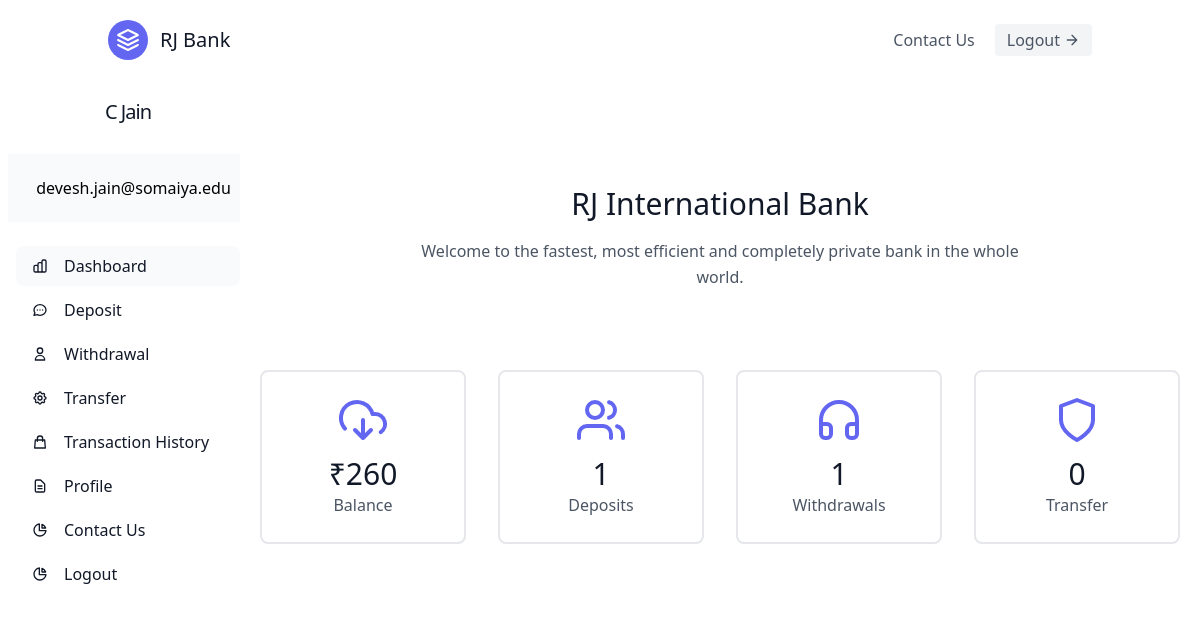
The app's page /Dashboard.php (signed in) with its own data.
### tables this page shows
CREATE TABLE `user_db` (
  `ID` int(11) NOT NULL,
  `Name` varchar(50) NOT NULL,
  `Email` varchar(50) NOT NULL,
  `Phone` varchar(50) NOT NULL,
  `Password` varchar(50) NOT NULL,
  `Type` varchar(50) NOT NULL,
  `Time` datetime NOT NULL DEFAULT current_timestamp()
);

CREATE TABLE `balance` (
  `ID` int(11) NOT NULL,
  `Amount` int(11) NOT NULL,
  `Time` datetime NOT NULL DEFAULT current_timestamp()
);

### Dashboard.php (the view, shortened to what this page needs)
<?php
include('config.php');
$ID=$_SESSION['ID'];
$query3="SELECT * from transfer_record where ID='$ID'";
$result3=mysqli_query($conn,$query3);
$present3=mysqli_num_rows($result3);
if($present3>0){
$Total3=mysqli_num_rows($result3);
}else{
  $Total3=0;
}
$sql="SELECT Amount from balance where ID='$ID'";
$result=mysqli_query($conn,$sql);
$present=mysqli_num_rows($result);
if($present>0)
{
  $row=mysqli_fetch_array($result);
  $Total=$row['Amount'];
}else{
$Total=0;
}
$query="SELECT * from deposit_record where ID='$ID'";
$result1=mysqli_query($conn,$query);
if($present>0){
$Total1=mysqli_num_rows($result1);
}else{
  $Total1=0;
}
$querys="SELECT * from withdrawal_record where ID='$ID'";
$result2=mysqli_query($conn,$querys);
if($present>0){
$Total2=mysqli_num_rows($result2);
}else{
  $Total2=0;
}
 ?>
<!DOCTYPE html>
<html>
<head>
</head>
<body>
</body>
</html>
<?php include('master.php'); ?>
	<section class="text-gray-600 body-font">
  <div class="container px-5 py-24 mx-auto">
    <div class="flex flex-col text-center w-full mb-20">
      <h1 class="sm:text-3xl text-2xl font-medium title-font mb-4 text-gray-900">RJ International Bank</h1>
      <p class="lg:w-2/3 mx-auto leading-relaxed text-base">Welcome to the fastest, most efficient and completely private bank in the whole world.</p>
    </div>
    <div class="flex flex-wrap -m-4 text-center">
      <div class="p-4 md:w-1/4 sm:w-1/2 w-full">
        <div class="border-2 border-gray-200 px-4 py-6 rounded-lg">
          <svg fill="none" stroke="currentColor" stroke-linecap="round" stroke-linejoin="round" stroke-width="2" class="text-indigo-500 w-12 h-12 mb-3 inline-block" viewBox="0 0 24 24">
            <path d="M8 17l4 4 4-4m-4-5v9"></path>
            <path d="M20.88 18.09A5 5 0 0018 9h-1.26A8 8 0 103 16.29"></path>
          </svg>
          <h2 class="title-font font-medium text-3xl text-gray-900"> ₹<?php echo $Total ?></h2>
          <p class="leading-relaxed">Balance</p>
        </div>
      </div>
      <div class="p-4 md:w-1/4 sm:w-1/2 w-full">
        <div class="border-2 border-gray-200 px-4 py-6 rounded-lg">
          <h2 class="title-font font-medium text-3xl text-gray-900"><?php echo $Total1 ?></h2>
          <p class="leading-relaxed">Deposits</p>
        </div>
      </div>
      <div class="p-4 md:w-1/4 sm:w-1/2 w-full">
        <div class="border-2 border-gray-200 px-4 py-6 rounded-lg">
          <h2 class="title-font font-medium text-3xl text-gray-900"><?php echo $Total2 ?></h2>
          <p class="leading-relaxed">Withdrawals</p>
        </div>
      </div>
      <div class="p-4 md:w-1/4 sm:w-1/2 w-full">
        <div class="border-2 border-gray-200 px-4 py-6 rounded-lg">
          <svg fill="none" stroke="currentColor" stroke-linecap="round" stroke-linejoin="round" stroke-width="2" class="text-indigo-500 w-12 h-12 mb-3 inline-block" viewBox="0 0 24 24">
            <path d="M12 22s8-4 8-10V5l-8-3-8 3v7c0 6 8 10 8 10z"></path>
          </svg>
          <h2 class="title-font font-medium text-3xl text-gray-900"><?php echo $Total3 ?></h2>
          <p class="leading-relaxed">Transfer</p>
        </div>
      </div>
    </div>
  </div>
</section>
</div>
</div>
</body>
</html>

### master.php (shortened to what this page needs)
<?php
include('config.php');
$ID=$_SESSION['ID'];
$sql="SELECT * from user_db where ID='$ID'";
$result=mysqli_query($conn,$sql);
$present=mysqli_num_rows($result);
$row=mysqli_fetch_array($result);
if($present>0){
$Name=$row['Name'];
$Email=$row['Email'];
}
?>
<!DOCTYPE html>
<html>
<head>
	<script src="https://cdn.tailwindcss.com"></script>
</head>
<body>
<div class="panel">
	<div class="head">
		<header class="text-gray-600 body-font">
  <div class="container mx-auto flex flex-wrap p-5 flex-col md:flex-row items-center">
    <a class="flex title-font font-medium items-center text-gray-900 mb-4 md:mb-0">
      <svg xmlns="http://www.w3.org/2000/svg" fill="none" stroke="currentColor" stroke-linecap="round" stroke-linejoin="round" stroke-width="2" class="w-10 h-10 text-white p-2 bg-indigo-500 rounded-full" viewBox="0 0 24 24">
        <path d="M12 2L2 7l10 5 10-5-10-5zM2 17l10 5 10-5M2 12l10 5 10-5"></path>
      </svg>
      <span class="ml-3 text-xl">RJ Bank</span>
    </a>
    <nav class="md:ml-auto flex flex-wrap items-center text-base justify-center">
      <a class="mr-5 hover:text-gray-900" href="contact.php">Contact Us</a>
    </nav>
    <a href="logout.php">
    <button class="inline-flex items-center bg-gray-100 border-0 py-1 px-3 focus:outline-none hover:bg-gray-200 rounded text-base mt-4 md:mt-0">Logout
      <svg fill="none" stroke="currentColor" stroke-linecap="round" stroke-linejoin="round" stroke-width="2" class="w-4 h-4 ml-1" viewBox="0 0 24 24">
        <path d="M5 12h14M12 5l7 7-7 7"></path>
      </svg>
    </button></a>
  </div>
</header>
	</div>
<div class="side">
	<div class="flex overflow-hidden bg-white rounded-lg">
    <div class="hidden md:flex md:flex-shrink-0">
        <div class="flex flex-col w-64">
                <div class="flex flex-col items-center flex-shrink-0 px-2">
                    <a href="#" class="px-8 text-left focus:outline-none">
                        <h2 class="block p-2 text-xl font-medium tracking-tighter text-gray-900 transition duration-500 ease-in-out transform cursor-pointer hover:text-gray-900"><?php echo $Name ?></h2>
                    </a>
                                <div class="flex flex-col flex-grow pt-5 overflow-y-auto bg-white border-r border-gray-50">
                <div class="flex flex-col items-center flex-shrink-0 px-2">
                <div class="flex flex-shrink-0 p-4 px-4 bg-gray-50">
                    <a href="#" class="flex-shrink-0 block w-full group">
                        <div class="flex items-center">
                            <div class="ml-3">
                                <p class="text-sm font-medium text-gray-900"><h2><?php echo $Email ?></h2></p>
                            </div>
                        </div>
                    </a>
                </div>
            </div>
        </div>
                </div>
                <div class="flex flex-col flex-grow px-4 mt-5">
                    <nav class="flex-1 space-y-1 bg-white">
                        <ul>
                            <li>
                                <a class="inline-flex items-center w-full px-4 py-2 mt-1 text-base text-gray-900 transition duration-500 ease-in-out transform rounded-lg bg-gray-50 focus:shadow-outline" white="" 70="" href="Dashboard.php">
                                    <span class="ml-4">Dashboard</span>
                                </a>
                            </li>
                            <li>
                                <a class="inline-flex items-center w-full px-4 py-2 mt-1 text-base text-gray-900 transition duration-500 ease-in-out transform rounded-lg focus:shadow-outline hover:bg-gray-50" href="Deposit.php">
                                    <span class="ml-4">Deposit</span>
                                </a>
                            </li>
                            <li>
                                <a class="inline-flex items-center w-full px-4 py-2 mt-1 text-base text-gray-900 transition duration-500 ease-in-out transform rounded-lg focus:shadow-outline hover:bg-gray-50" href="Withdrawal.php">
                                    <svg xmlns="http://www.w3.org/2000/svg" class="w-4 h-4" fill="none" viewBox="0 0 24 24" stroke="currentColor">
                                        <path stroke-linecap="round" stroke-linejoin="round" stroke-width="2" d="M16 7a4 4 0 11-8 0 4 4 0 018 0zM12 14a7 7 0 00-7 7h14a7 7 0 00-7-7z"></path>
                                    </svg>
                                    <span class="ml-4">Withdrawal</span>
                                </a>
                            </li>
                            <li>
                                <a class="inline-flex items-center w-full px-4 py-2 mt-1 text-base text-gray-900 transition duration-500 ease-in-out transform rounded-lg focus:shadow-outline hover:bg-gray-50" href="Transfer.php">
                                    <span class="ml-4">Transfer</span></a>
                            </li>
                            <li>
                                <a class="inline-flex items-center w-full px-4 py-2 mt-1 text-base text-gray-900 transition duration-500 ease-in-out transform rounded-lg focus:shadow-outline hover:bg-gray-50" white="" 70="" href="Transaction.php">
                                    <svg xmlns="http://www.w3.org/2000/svg" class="w-4 h-4" fill="none" viewBox="0 0 24 24" stroke="currentColor">
                                        <path stroke-linecap="round" stroke-linejoin="round" stroke-width="2" d="M16 11V7a4 4 0 00-8 0v4M5 9h14l1 12H4L5 9z"></path>
                                    </svg>
                                    <span class="ml-4">Transaction History</span>
                                </a>
                            </li>
                            <li>
                                <a class="inline-flex items-center w-full px-4 py-2 mt-1 text-base text-gray-900 transition duration-500 ease-in-out transform rounded-lg focus:shadow-outline hover:bg-gray-50" white="" 70="" href="profile.php">
                                    <svg xmlns="http://www.w3.org/2000/svg" class="w-4 h-4" fill="none" viewBox="0 0 24 24" stroke="currentColor">
                                        <path stroke-linecap="round" stroke-linejoin="round" stroke-width="2" d="M9 12h6m-6 4h6m2 5H7a2 2 0 01-2-2V5a2 2 0 012-2h5.586a1 1 0 01.707.293l5.414 5.414a1 1 0 01.293.707V19a2 2 0 01-2 2z"></path>
                                    </svg>
                                    <span class="ml-4"> Profile</span>
                                </a>
                            </li>
                            <li>
                                <a class="inline-flex items-center w-full px-4 py-2 mt-1 text-base text-gray-900 transition duration-500 ease-in-out transform rounded-lg focus:shadow-outline hover:bg-gray-50" white="" 70="" href="contact.php">
                                    <span class="ml-4"> Contact Us</span>
                                </a>
                            </li>
                            <li>
                                <a class="inline-flex items-center w-full px-4 py-2 mt-1 text-base text-gray-900 transition duration-500 ease-in-out transform rounded-lg focus:shadow-outline hover:bg-gray-50" white="" 70="" href="Logout.php">
                                    <span class="ml-4"> Logout</span>
                                </a>
                            </li>
                        </ul>
                    </nav>
                </div>
        </div>
    </div>
</div>
</div>
<div class="cont">

### master.php (style rules this page uses)
.panel { width: 100%; height: 900px; }
.head { height: 10%; width: 100%; background: white; }
.side { width: 20%; height: auto; background: white ; float: left; }
.cont { float: right; width: 80%; height: auto; }

### records on screen
user_db: Name "C Jain", Email "devesh.jain@somaiya.edu"
balance: Amount "260"

### other values on screen
$Total1 "1"
$Total2 "1"
$Total3 "0"
